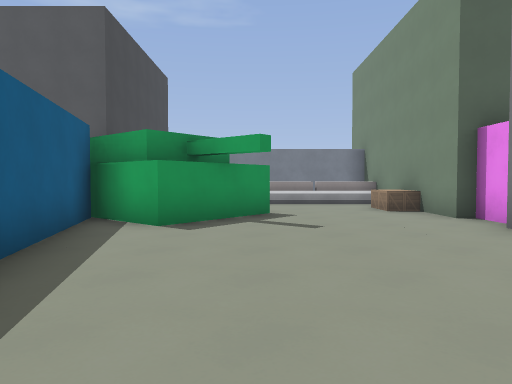
view 1 (above)

21 first-person views from a walk through a Godot game level. The camera is 1.4 m above the floor, tilts 2° down and sees 70° across. The floor is counted in squares, 2 m on a side. Each view is taken from the middle of a square. On the plan, view 1 faces up. The plan holds only what a view shows up to about 11 squares ahead; the rest is blank. The place goes on beyond the plan. Surface patterns are stand-ins for the level's own textures.

view 2
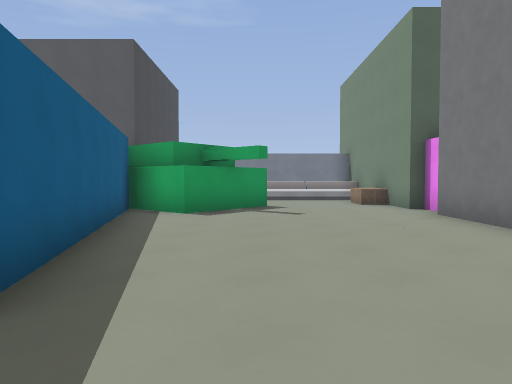

view 3
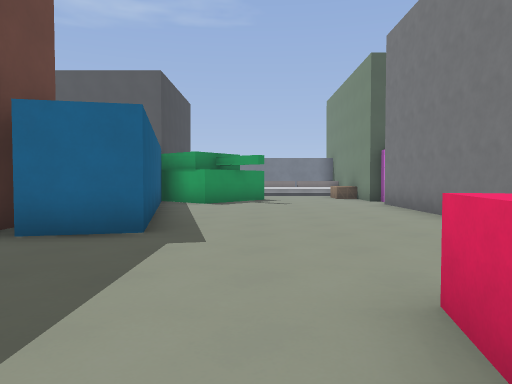

view 4
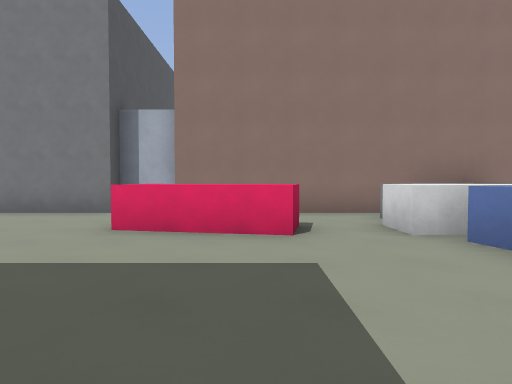

view 5
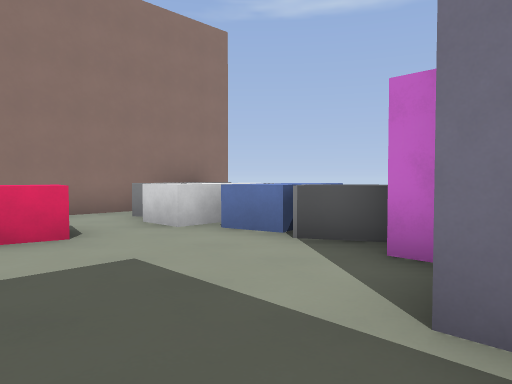

view 6
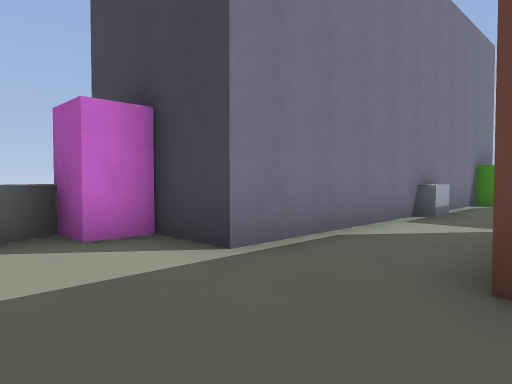

view 7
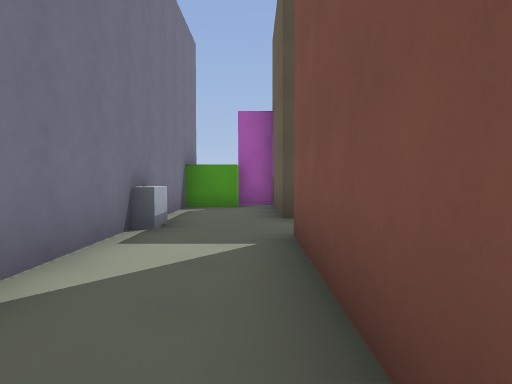

view 8
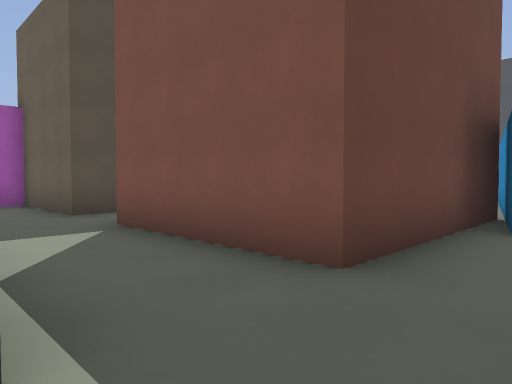

view 9
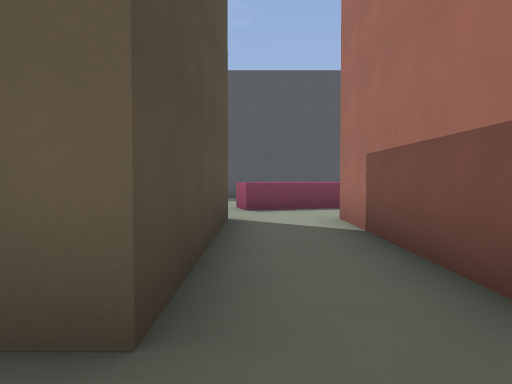

view 10
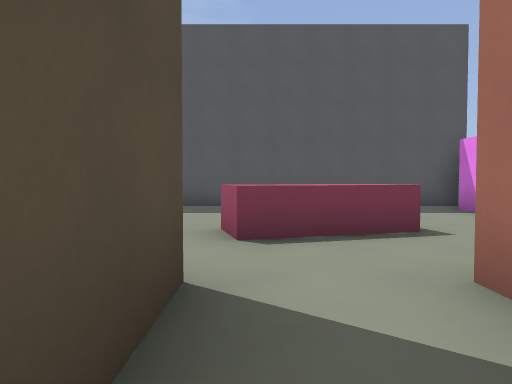

view 11
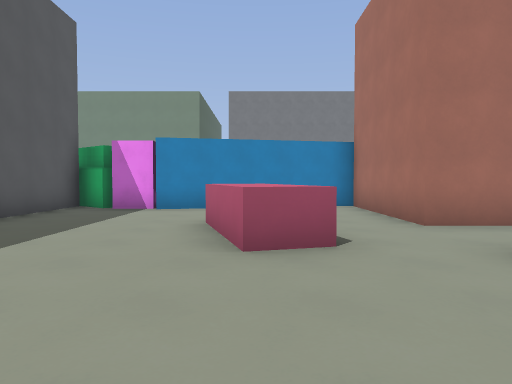

view 12
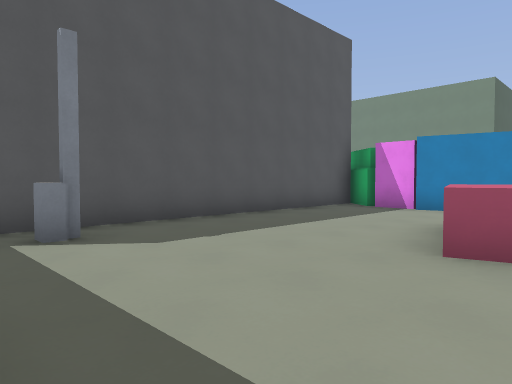

view 13
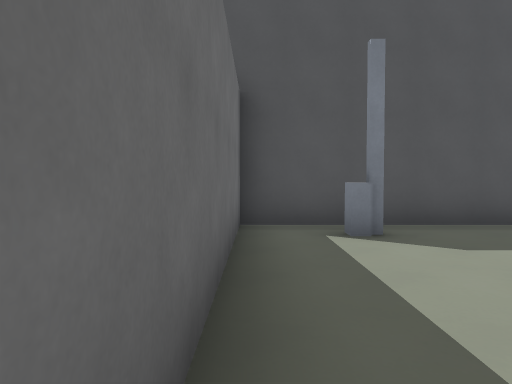

view 14
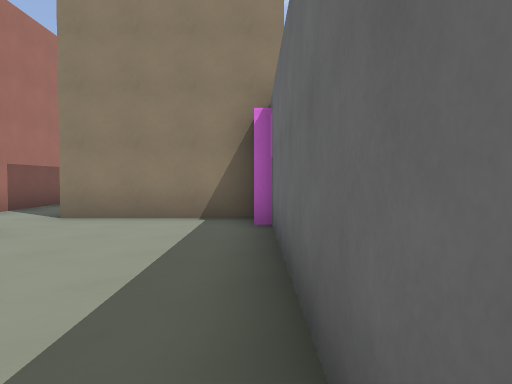

view 15
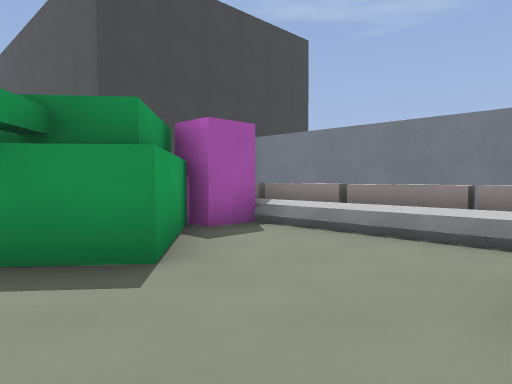

view 16
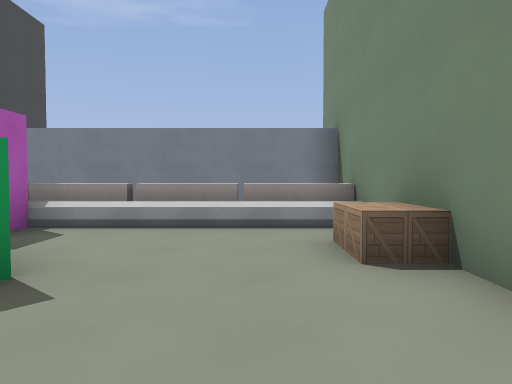

view 17
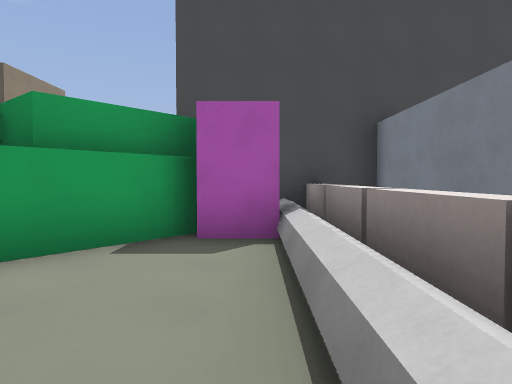

view 18
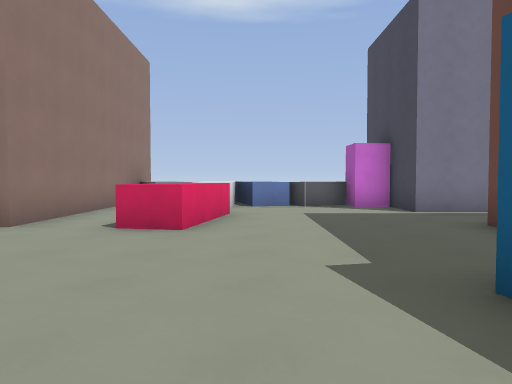

view 19
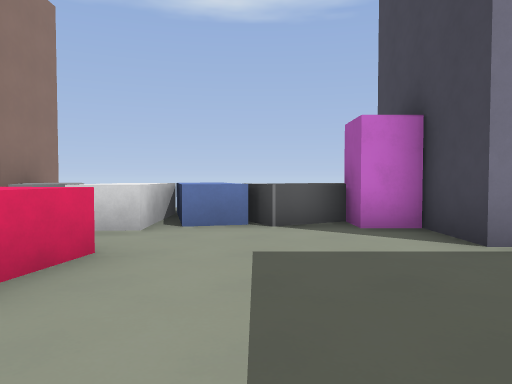

view 20
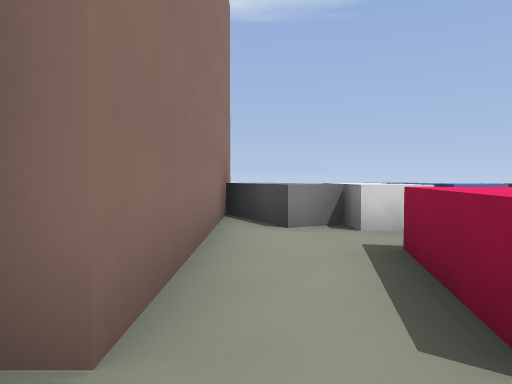

view 21
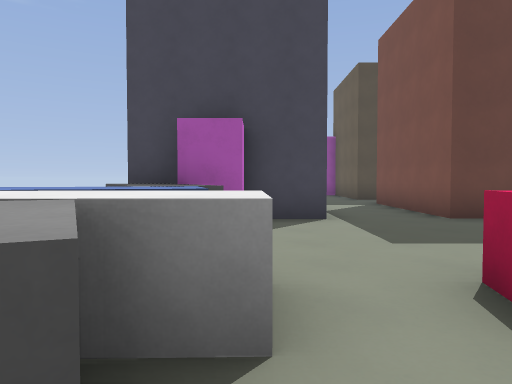

### Floor plan
Points are (right, up) in squares from view 1. A wall is a line through its corners. A room is listed if a view was taken in it or the views show most of it. See-through windows are left out.
Room 1 (views 1, 2, 3, 4, 5, 6, 7, 8, 9, 10, 15, 16, 17, 18, 19, 20, 21)
walls: (-3.5, 1.5) (-3.5, -3.5) (-7.5, -3.5); (-7.5, -3) (-7.5, 1.5); (-3.5, -8.2) (-3.5, -9.2); (4, 5.6) (4, 6.5); (3.6, 6.5) (3.6, 12.1) (-3.5, 12.1) (-3.5, 10.4); (-9.5, 1.5) (-9.5, -3.5) (-13, -3.5) (-13, -4.5) (-12.1, -4.5) (-12.1, -5.8) (-3.5, -5.8) (-3.5, -7.2) (-2.5, -7.2) (-2.5, -8.2); (-9, -5.4) (-8.2, -5.4); (3.6, -10.5) (3.6, -3.3) (4.1, -3.3) (4.1, -2) (3.6, -2) (3.6, 5.2); (-1.3, 10.4) (-1.3, 9.3) (-1.8, 9.3) (0.3, 7.5) (-1.5, 5.4) (-3, 6.7) (-1.5, -0.2) (-2.9, -0.6)
ways out: opening at (-8.5, 1.5) to room 2
objects: other object (-3, -9) to (-1, -8); barricade (-3, 11) to (-2, 11); barricade (-1, 11) to (0, 11); other object (0, -10) to (1, -8); other object (1, -9) to (2, -7); other object (1, -5) to (2, -3); barricade (1, 11); barricade (2, 11) to (3, 11); other object (3, -10) to (3, -8); box (3, 8) to (3, 9)
Room 2 (views 11, 12, 13, 14)
walls: (-7.5, 1.5) (-3.5, 1.5); (-4.3, 6.4) (-4.3, 7.5) (-3.4, 8.6) (-13.2, 8.6) (-13.2, 2.4); (-13, 1.5) (-9.5, 1.5); (-2.9, -0.6) (-4.5, 6.4)
ways out: opening at (-8.5, 1.5) to room 1
objects: other object (-9, 4) to (-7, 4)

Positions as (right, up) in squares from view 1, and headings:
1: (0, 0), facing up
2: (0, -2), facing up
3: (0, -5), facing up
4: (-4, -5), facing right
5: (-4, -4), facing down-right
6: (-1, -3), facing down-left
7: (-3, -4), facing left
8: (-2, -6), facing up-left
9: (-9, -5), facing up
10: (-9, -1), facing up
11: (-13, 4), facing right
12: (-13, 3), facing up-right
13: (-13, 3), facing up
14: (-13, 8), facing down
15: (3, 6), facing up-left
16: (2, 5), facing up
17: (3, 10), facing left
18: (0, 2), facing down
19: (-1, -2), facing down
20: (3, -2), facing down
21: (3, -7), facing left
